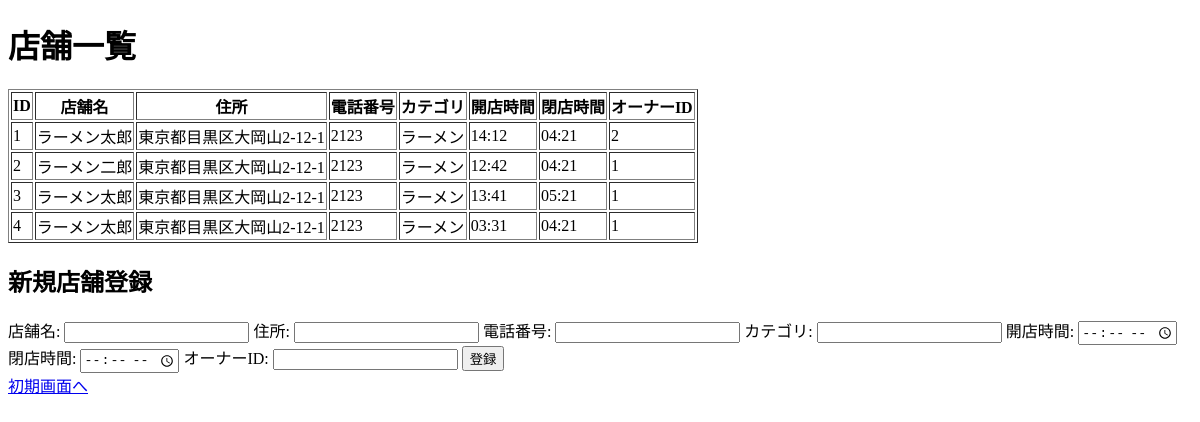
The page /shops on the database as committed earlier.
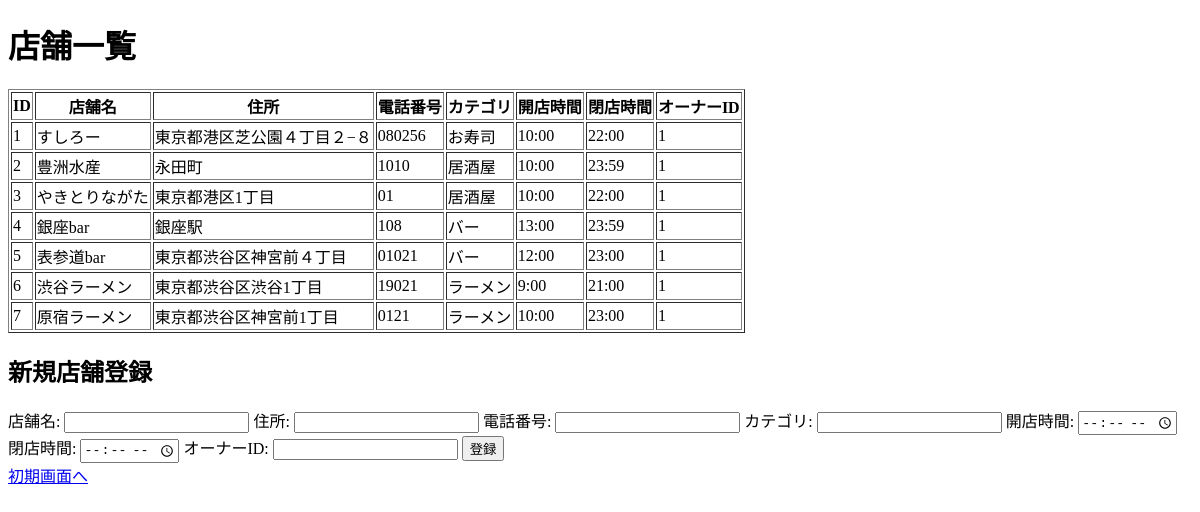
The same page on the database as committed later.
### hackapp/models/restaurants.py (models this page shows)
class Shop(db.Model):
    id = db.Column(db.Integer, primary_key=True)
    name = db.Column(db.String(100))
    category = db.Column(db.String(50))  # 例: "居酒屋", "焼肉", etc.
    address = db.Column(db.String(200))
    phone = db.Column(db.String(50))
    category = db.Column(db.String(50))
    opening_time = db.Column(db.String(10))
    closing_time = db.Column(db.String(10))
    owner_id = db.Column(db.Integer, db.ForeignKey("user.id"))
    created_at = db.Column(db.DateTime, default=datetime.now(timezone.utc))
    updated_at = db.Column(db.DateTime, default=datetime.now(timezone.utc),onupdate=datetime.now(timezone.utc))

### hackapp/views.py (the view, shortened to what this page needs)
@app.route('/shops', methods=['GET','POST'])    #お店登録画面から受け取った情報をDBに保存&表示
def create_shop():
    id = request.form.get("owner_id")
    shops=Shop.query.all()
    return render_template('shops_view.html', shops=shops)

### hackapp/templates/shops_view.html (shortened to what this page needs)
<!DOCTYPE html>
<html lang="ja">
<head>
</head>
<body>
    <h1>店舗一覧</h1>
    <table border="1">
        <tr>
            <th>ID</th>
            <th>店舗名</th>
            <th>住所</th>
            <th>電話番号</th>
            <th>カテゴリ</th>
            <th>開店時間</th>
            <th>閉店時間</th>
            <th>オーナーID</th>
        </tr>
        {% for shop in shops %}
        <tr>
            <td>{{ shop.id }}</td>
            <td>{{ shop.name }}</td>
            <td>{{ shop.address }}</td>
            <td>{{ shop.phone }}</td>
            <td>{{ shop.category }}</td>
            <td>{{ shop.opening_time }}</td>
            <td>{{ shop.closing_time }}</td>
            <td>{{ shop.owner_id }}</td>
        </tr>
        {% endfor %}
    </table>
    <h2>新規店舗登録</h2>
    <form action="/shops" method="POST">
        <label for="name">店舗名:</label>
        <input type="text" id="name" name="name" required>
        <label for="address">住所:</label>
        <input type="text" id="address" name="address" required>
        <label for="phone">電話番号:</label>
        <input type="text" id="phone" name="phone" required>
        <label for="category">カテゴリ:</label>
        <input type="text" id="category" name="category" required>
        <label for="opening_time">開店時間:</label>
        <input type="time" id="opening_time" name="opening_time" required>
        <label for="closing_time">閉店時間:</label>
        <input type="time" id="closing_time" name="closing_time" required>
        <label for="owner_id">オーナーID:</label>
        <input type="number" id="owner_id" name="owner_id" required>
        <button type="submit">登録</button>
        <div class="text-center mt-4">
            <a href="/" class="btn btn-secondary">初期画面へ</a>
        </div>
    </form>
</body>
</html>

Rows that differ between the two databases and show on the page:
changed Shop id 1: name "ラーメン太郎" → "すしろー"; address "東京都目黒区大岡山2-12-1" → "東京都港区芝公園４丁目２−８"; phone "2123" → "080256"; category "ラーメン" → "お寿司"; opening_time "14:12" → "10:00"; closing_time "04:21" → "22:00"; owner_id "2" → "1"
changed Shop id 2: name "ラーメン二郎" → "豊洲水産"; address "東京都目黒区大岡山2-12-1" → "永田町"; phone "2123" → "1010"; category "ラーメン" → "居酒屋"; opening_time "12:42" → "10:00"; closing_time "04:21" → "23:59"
changed Shop id 3: name "ラーメン太郎" → "やきとりながた"; address "東京都目黒区大岡山2-12-1" → "東京都港区1丁目"; phone "2123" → "01"; category "ラーメン" → "居酒屋"; opening_time "13:41" → "10:00"; closing_time "05:21" → "22:00"
changed Shop id 4: name "ラーメン太郎" → "銀座bar"; address "東京都目黒区大岡山2-12-1" → "銀座駅"; phone "2123" → "108"; category "ラーメン" → "バー"; opening_time "03:31" → "13:00"; closing_time "04:21" → "23:59"
added Shop: id "5", name "表参道bar", address "東京都渋谷区神宮前４丁目", phone "01021", category "バー", opening_time "12:00", closing_time "23:00", owner_id "1"
added Shop: id "6", name "渋谷ラーメン", address "東京都渋谷区渋谷1丁目", phone "19021", category "ラーメン", opening_time "9:00", closing_time "21:00", owner_id "1"
added Shop: id "7", name "原宿ラーメン", address "東京都渋谷区神宮前1丁目", phone "0121", category "ラーメン", opening_time "10:00", closing_time "23:00", owner_id "1"
